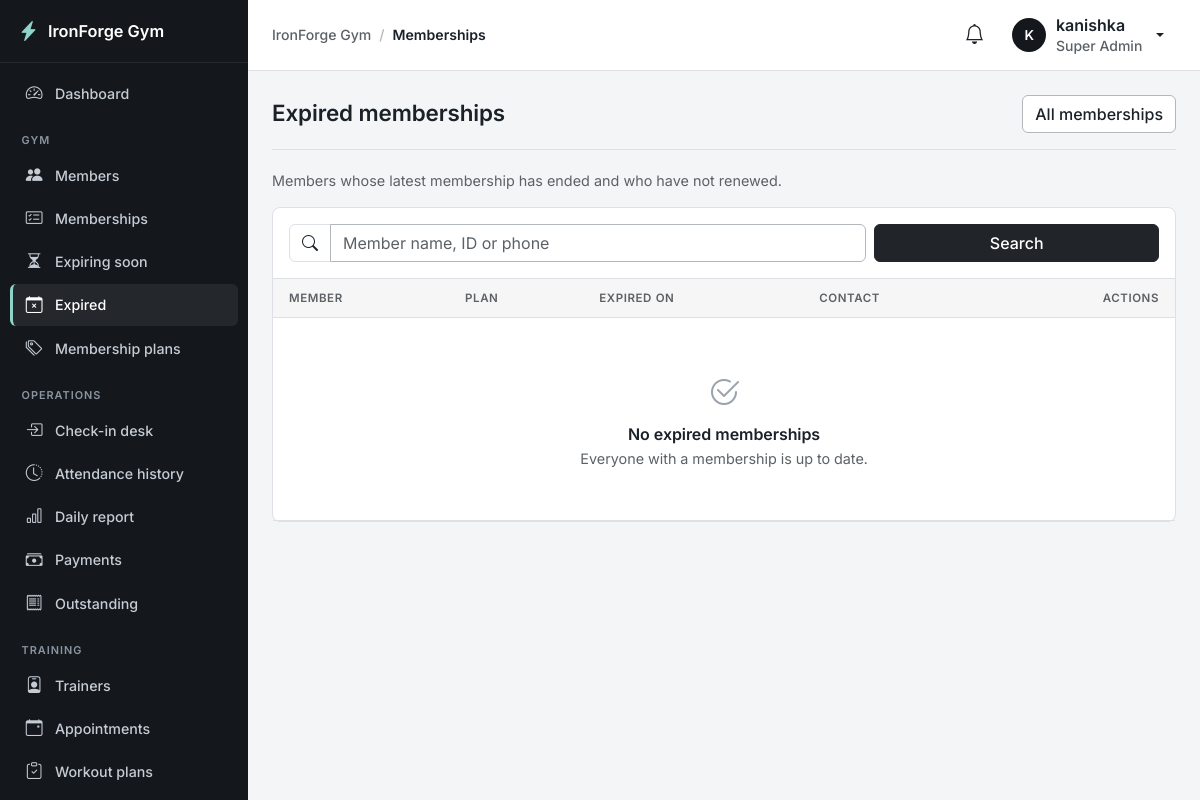
/memberships/expired/ (signed in), run on an earlier commit of the app's database.
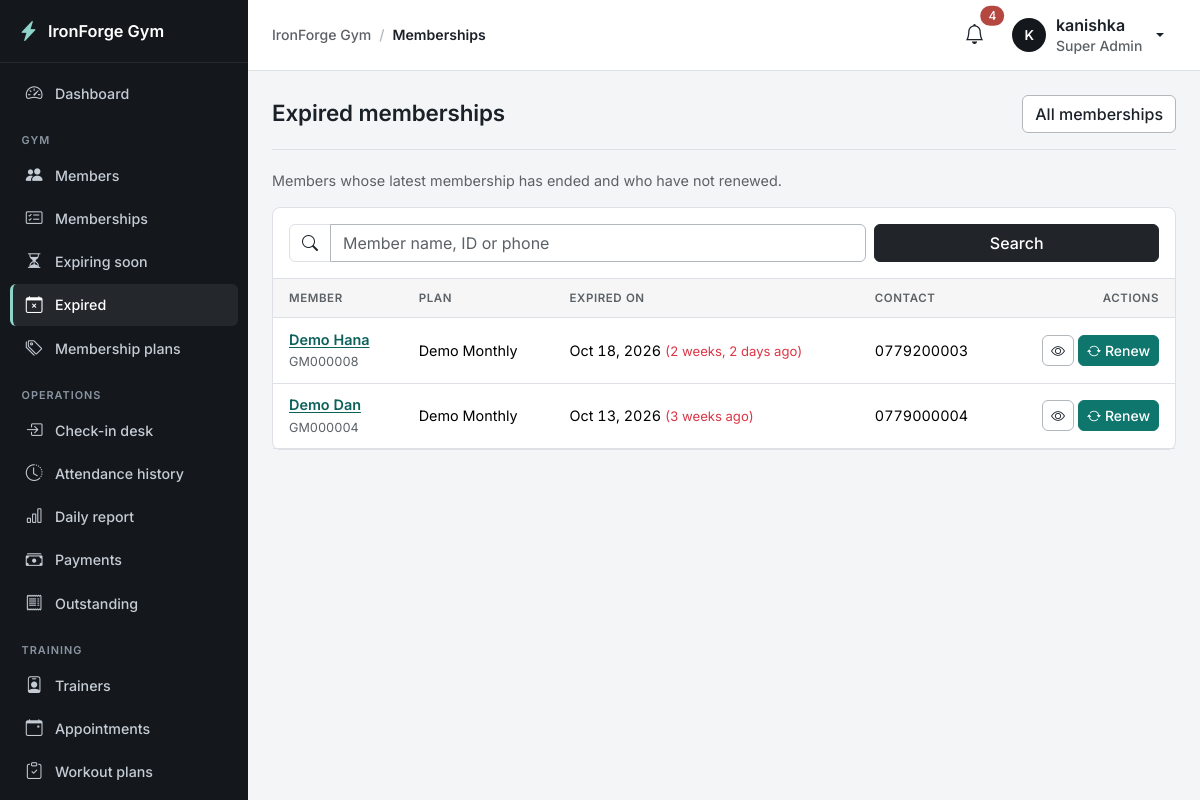
And on a later commit of the database.
### apps/memberships/models.py (models this page shows, shortened)
class Membership(models.Model):
    member = models.ForeignKey("members.Member", on_delete=models.PROTECT, related_name="memberships")
    plan = models.ForeignKey(MembershipPlan, on_delete=models.PROTECT, related_name="memberships")
    kind = models.CharField(max_length=10, choices=MembershipKind.choices, default=MembershipKind.NEW)
    previous = models.ForeignKey(
        "self", null=True, blank=True, on_delete=models.PROTECT, related_name="followed_by",
        help_text="The membership this one renews or replaces.",
    )
    start_date = models.DateField()
    end_date = models.DateField(help_text="Last covered day (inclusive).")
    price = models.DecimalField("price (LKR)", max_digits=10, decimal_places=2)
    status = models.CharField(max_length=12, choices=MembershipStatus.choices, default=MembershipStatus.ACTIVE, db_index=True)
    suspended_on = models.DateField(null=True, blank=True)
    suspension_reason = models.CharField(max_length=255, blank=True)
    suspended_days = models.PositiveIntegerField(default=0, help_text="Total days credited back to the end date.")
    ended_on = models.DateField(null=True, blank=True, help_text="Date it was cancelled or replaced.")
    cancellation_reason = models.CharField(max_length=255, blank=True)
    notes = models.CharField(max_length=255, blank=True)
    created_by = models.ForeignKey(
        settings.AUTH_USER_MODEL, null=True, blank=True, on_delete=models.SET_NULL, related_name="+"
    )
    created_at = models.DateTimeField(auto_now_add=True)
    updated_at = models.DateTimeField(auto_now=True)
    class Meta:
        ordering = ["-start_date", "-id"]
        indexes = [models.Index(fields=["member", "status", "end_date"])]
        constraints = [
            models.CheckConstraint(condition=Q(end_date__gte=models.F("start_date")), name="membership_end_after_start"),
            models.CheckConstraint(condition=Q(price__gte=0), name="membership_price_non_negative"),
            models.CheckConstraint(
                condition=Q(status="suspended", suspended_on__isnull=False) | ~Q(status="suspended"),
                name="membership_suspended_has_date",
            ),
        ]
    def get_absolute_url(self):
        return reverse("memberships:detail", args=[self.pk])

class MembershipPlan(models.Model):
    name = models.CharField(max_length=100)
    description = models.TextField(blank=True)
    duration_type = models.CharField(max_length=12, choices=DurationType.choices, default=DurationType.MONTHLY)
    custom_days = models.PositiveIntegerField(null=True, blank=True, help_text="Only for custom plans.")
    price = models.DecimalField("price (LKR)", max_digits=10, decimal_places=2)
    benefits = models.TextField(blank=True, help_text="One benefit per line.")
    access_restrictions = models.TextField(blank=True, help_text="Free-text note shown to staff (the rules below are what is enforced).")
    allowed_weekdays = models.CharField(max_length=13, blank=True, help_text="Comma-separated weekday numbers, 0=Monday.")
    access_from = models.TimeField(null=True, blank=True)
    access_until = models.TimeField(null=True, blank=True)
    is_active = models.BooleanField(default=True)
    created_at = models.DateTimeField(auto_now_add=True)
    updated_at = models.DateTimeField(auto_now=True)
    class Meta:
        ordering = ["price", "name", "pk"]
        constraints = [
            models.UniqueConstraint(Lower("name"), name="unique_plan_name_ci"),
            models.CheckConstraint(condition=Q(price__gte=0), name="plan_price_non_negative"),
            models.CheckConstraint(
                condition=(Q(duration_type="custom", custom_days__isnull=False, custom_days__gt=0) | (~Q(duration_type="custom") & Q(custom_days__isnull=True))),
                name="plan_custom_days_matches_type",
            ),
        ]

### apps/members/models.py (models this page shows, shortened)
class Member(models.Model):
    member_id = models.CharField(max_length=20, unique=True, editable=False)
    full_name = models.CharField(max_length=150)
    phone = models.CharField(max_length=20, unique=True, validators=[phone_validator])
    email = models.EmailField(blank=True)
    address = models.TextField(blank=True)
    date_of_birth = models.DateField()
    emergency_contact_name = models.CharField(max_length=150)
    emergency_contact_phone = models.CharField(max_length=20, validators=[phone_validator])
    registration_date = models.DateField(default=timezone.localdate)
    photo = models.ImageField(upload_to=member_photo_path, blank=True)
    fitness_goals = models.TextField(blank=True)
    qr_token = models.CharField(max_length=64, unique=True, null=True, blank=True, editable=False)
    user = models.OneToOneField(settings.AUTH_USER_MODEL, null=True, blank=True, on_delete=models.SET_NULL,
                                related_name="member_profile")
    is_active = models.BooleanField(default=True)
    deactivated_at = models.DateTimeField(null=True, blank=True)
    created_at = models.DateTimeField(auto_now_add=True)
    updated_at = models.DateTimeField(auto_now=True)
    class Meta:
        ordering = ["full_name"]
        constraints = [
            models.UniqueConstraint(
                Lower("email"), condition=~models.Q(email=""), name="unique_member_email_ci"
            ),
        ]
    def get_absolute_url(self):
        return reverse("members:detail", args=[self.pk])

### apps/memberships/views.py (the view)
# urls.py: path("memberships/expired/", views.ExpiredListView.as_view(), name="expired"),
class ExpiredListView(GymPermissionMixin, ListView):
    required_permission = "memberships.view"
    template_name = "memberships/expired_list.html"
    paginate_by = 15
    def get_queryset(self):
        return _search(scope_by_member(self.request.user, expired_memberships()), self.request.GET.get("q", "").strip()).order_by("-end_date", "-pk")
    def get_context_data(self, **kwargs):
        return super().get_context_data(q=self.request.GET.get("q", ""), **kwargs)

### apps/accounts/mixins.py (called while the page is built)
    def dispatch(self, request, *args, **kwargs):
        if not request.user.is_authenticated:
            return self.handle_no_permission()
        if self.required_permission and not request.user.has_gym_perm(self.required_permission):
            raise PermissionDenied
        return super().dispatch(request, *args, **kwargs)

### apps/accounts/models.py (called while the page is built)
    @property
    def is_super_admin(self):
        return self.role == Role.SUPER_ADMIN

    @property
    def display_name(self):
        return self.get_full_name() or self.username

    def gym_permissions(self):
        if not hasattr(self, "_gym_permissions"):
            if not self.is_active:
                perms = set()
            elif self.is_super_admin:
                perms = set(PERMISSIONS) | SUPER_ADMIN_ONLY
            else:
                perms = set(RolePermission.objects.filter(role=self.role).values_list("permission", flat=True))
            self._gym_permissions = perms
        return self._gym_permissions

    def has_gym_perm(self, code):
        return code in self.gym_permissions()

### apps/core/appearance.py (called while the page is built)
def _rgb(color):
    return tuple(int(color[i:i + 2], 16) for i in (1, 3, 5))

### templates/memberships/expired_list.html (shortened to what this page needs)
{% extends "base.html" %}
{% load gym %}
{% block content %}
<div class="page-header"><h1>Expired memberships</h1><a href="{% url 'memberships:list' %}" class="btn btn-outline-secondary">All memberships</a></div>
<p class="text-muted">Members whose latest membership has ended and who have not renewed.</p>
<div class="card">
  <div class="card-body border-bottom"><form method="get" class="row g-2" data-no-loading>
    <div class="col-md-8">{% include "components/search_bar.html" with q=q placeholder="Member name, ID or phone" %}</div>
    <div class="col-md-4 d-flex gap-2"><button class="btn btn-dark flex-grow-1" type="submit" data-no-loading>Search</button></div>
  </form></div>
  <div class="table-responsive"><table class="table table-hover mb-0">
    <thead><tr><th>Member</th><th>Plan</th><th>Expired on</th><th>Contact</th><th class="text-end">Actions</th></tr></thead>
    <tbody>
    {% for m in object_list %}
      <tr>
        <td><a href="{{ m.member.get_absolute_url }}" class="fw-semibold">{{ m.member.full_name }}</a><div><small class="text-muted">{{ m.member.member_id }}{% if not m.member.is_active %} · inactive{% endif %}</small></div></td>
        <td>{{ m.plan.name }}</td>
        <td class="text-nowrap">{{ m.end_date|date:"M j, Y" }} <small class="text-danger">({{ m.end_date|timesince }} ago)</small></td>
        <td>{{ m.member.phone }}</td>
        <td class="text-end text-nowrap">
          <a href="{{ m.get_absolute_url }}" class="btn btn-sm btn-outline-secondary" title="Details"><i class="bi bi-eye"></i></a>
          {% if request.user|can:"memberships.manage" and m.member.is_active %}<a href="{% url 'memberships:renew' m.pk %}" class="btn btn-sm btn-primary"><i class="bi bi-arrow-repeat me-1"></i>Renew</a>{% endif %}
        </td>
      </tr>
    {% empty %}
      <tr><td colspan="5">{% include "components/empty_state.html" with icon="check2-circle" title="No expired memberships" text="Everyone with a membership is up to date." %}</td></tr>
    {% endfor %}
    </tbody></table></div>
</div>
{% endblock %}

### templates/base.html (shortened to what the changed rows need)
{% load static gym %}<!doctype html>
<html lang="en" data-bs-theme="light">
<head>
  <link href="https://cdn.jsdelivr.net/npm/bootstrap@5.3.3/dist/css/bootstrap.min.css" rel="stylesheet">
  <link href="https://cdn.jsdelivr.net/npm/bootstrap-icons@1.11.3/font/bootstrap-icons.min.css" rel="stylesheet">
  <link href="{% static 'css/app.css' %}" rel="stylesheet">
</head>
<body data-sidebar="{{ APPEARANCE.layout.sidebar_style }}" data-stat-cols="{{ APPEARANCE.layout.stat_columns }}">
<div class="app-shell">
  <div class="main">
    <header class="topbar">
      <div class="ms-auto d-flex align-items-center gap-2">
      <div class="dropdown">
        <button class="btn btn-icon position-relative" data-bs-toggle="dropdown" aria-expanded="false" aria-label="Notifications"><i class="bi bi-bell fs-5"></i>
          {% if unread_notifications %}<span class="position-absolute top-0 start-100 translate-middle badge rounded-pill text-bg-danger">{{ unread_notifications }}</span>{% endif %}</button>
      </div>
      </div>
    </header>
    <main class="content" id="main" tabindex="-1">
      {% block content %}{% endblock %}
    </main>
  </div>
</div>
</body>
</html>

What changed in the data, as far as the page shows it:
added Membership: member.full_name "Demo Hana", member.member_id "GM000008", plan.name "Demo Monthly", end_date "Oct 18, 2026", end_date "2 weeks, 2 days", member.phone "0779200003", shows "Renew"
added Membership: member.full_name "Demo Dan", member.member_id "GM000004", plan.name "Demo Monthly", end_date "Oct 13, 2026", end_date "3 weeks", member.phone "0779000004", shows "Renew"
Also different on the page:
{{ unread_notifications }}: (not shown) → "4"
{{ title|default:"Nothing here yet" }}: "No expired memberships" → (not shown)
{{ text }}: "Everyone with a membership is up to date." → (not shown)
